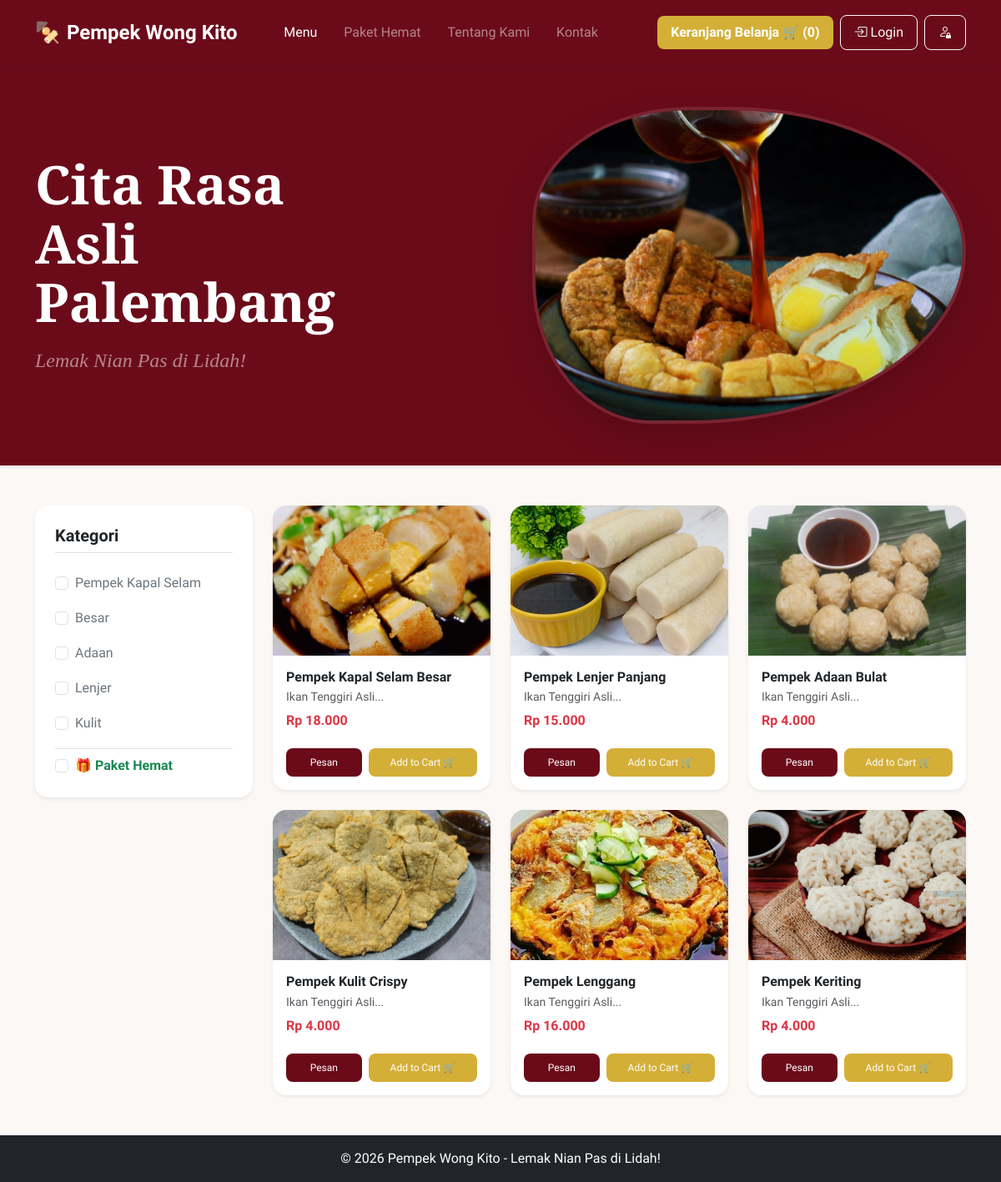
Page /Toko_Pempek/index.php on the committed database.
### tables this page shows
CREATE TABLE IF NOT EXISTS `produk` (
  `id` int(11) NOT NULL AUTO_INCREMENT,
  `nama` varchar(100) NOT NULL,
  `kategori` varchar(50) NOT NULL,
  `harga` int(11) NOT NULL,
  `deskripsi` text DEFAULT NULL,
  `foto` varchar(255) DEFAULT NULL,
  `status` enum('tersedia','habis') NOT NULL DEFAULT 'tersedia',
  `created_at` timestamp NOT NULL DEFAULT CURRENT_TIMESTAMP,
  PRIMARY KEY (`id`)
);

### Toko_Pempek/index.php (called while the page is built, shortened)
<?php
require_once 'config/database.php';
require_once 'core/Functions.php';
include 'views/templates/header.php';
include 'views/katalog.php';
include 'views/templates/footer.php';

### Toko_Pempek/core/Functions.php (called while the page is built, shortened)
<?php
function hitung_total_item() {
    $total = 0;
    return $total;
}

### Toko_Pempek/config/Database.php (called while the page is built, shortened)
<?php
$host     = getenv('DB_HOST') ?: 'db';
$username = getenv('DB_USER') ?: 'pempek_user';
$password = getenv('DB_PASS') ?: 'pempek_pass';
$database = getenv('DB_NAME') ?: 'db_pempek';
try {
    $conn = new PDO("mysql:host=$host;dbname=$database", $username, $password);
    $conn->setAttribute(PDO::ATTR_ERRMODE, PDO::ERRMODE_EXCEPTION);
} catch(PDOException $e) {
    die("Koneksi ke database MySQL gagal: " . $e->getMessage());
}
$limit = 9;
$page = isset($_GET['p']) ? max(1, intval($_GET['p'])) : 1;
$offset = ($page - 1) * $limit;
$kategori_dipilih = [];
if (!empty($kategori_dipilih)) {
    $sql = "SELECT * FROM produk WHERE ";
    $conditions = [];
    foreach ($kategori_dipilih as $key => $val) {
        $conditions[] = "(nama LIKE :kat$key OR kategori LIKE :kat$key)";
    }
    $sql .= implode(" OR ", $conditions);
    $sql .= " LIMIT :limit OFFSET :offset";
    $stmt = $conn->prepare($sql);
    foreach ($kategori_dipilih as $key => $val) {
        $stmt->bindValue(":kat$key", $val);
    }
    $stmt->bindValue(":limit", $limit, PDO::PARAM_INT);
    $stmt->bindValue(":offset", $offset, PDO::PARAM_INT);
    $stmt->execute();
    $produk_list = $stmt->fetchAll(PDO::FETCH_ASSOC);
} else {
    $stmt = $conn->prepare("SELECT * FROM produk LIMIT :limit OFFSET :offset");
    $stmt->bindValue(":limit", $limit, PDO::PARAM_INT);
    $stmt->bindValue(":offset", $offset, PDO::PARAM_INT);
    $stmt->execute();
    $produk_list = $stmt->fetchAll(PDO::FETCH_ASSOC);
}
?>

### Toko_Pempek/views/katalog.php (the view, shortened to what this page needs)
<div class="bg-maroon text-white position-relative overflow-hidden mb-5 shadow-sm" style="min-height: 480px; display: flex; align-items: center;">
    <div class="container py-5">
        <div class="row align-items-center g-5">
            <div class="col-lg-5 text-start">
                <h1 class="display-3 fw-bold mb-3 text-white" style="font-family: 'Playfair Display', serif; line-height: 1.1;">
                    Cita Rasa Asli <br><span class="text-white">Palembang</span>
                </h1>
                <p class="lead text-white-50 fs-4 mb-0" style="font-family: 'Playfair Display', serif; font-style: italic;">
                    Lemak Nian Pas di Lidah!
                </p>
            </div>
            <div class="col-lg-7 text-center text-lg-end position-relative">
                <img src="assets/banner.jpg"
                     alt="Pempek Plate"
                     class="img-fluid object-fit-cover shadow-lg border border-4 border-opacity-10 border-white"
                     style="width: 520px; height: 380px; border-radius: 40% 60% 70% 30% / 40% 50% 60% 50%;">
            </div>
        </div>
    </div>
</div>
<div class="container pb-5">
    <div class="row g-4">
        <div class="col-lg-3">
            <div class="card border-0 shadow-sm rounded-4 p-4 sticky-top" style="top: 100px;">
                <h5 class="fw-bold text-dark mb-4 pb-2 border-bottom">Kategori</h5>
                <form action="index.php" method="GET" id="filterForm">
                    <div class="d-flex flex-column gap-3">
                        <?php
                        if (!function_exists('check_active')) {
                            function check_active($value) {
                                if (isset($_GET['kat']) && is_array($_GET['kat']) && in_array($value, $_GET['kat'])) {
                                    echo 'checked';
                                }
                            }
                        }
                        ?>
                        <div class="form-check">
                            <input class="form-check-input custom-checkbox" type="checkbox" name="kat[]" value="Kapal Selam" id="kat1" <?= check_active('Kapal Selam'); ?>>
                            <label class="form-check-label text-secondary fw-medium" for="kat1">Pempek Kapal Selam</label>
                        </div>
                        <div class="form-check">
                            <input class="form-check-input custom-checkbox" type="checkbox" name="kat[]" value="Besar" id="kat2" <?= check_active('Besar'); ?>>
                            <label class="form-check-label text-secondary fw-medium" for="kat2">Besar</label>
                        </div>
                        <div class="form-check">
                            <input class="form-check-input custom-checkbox" type="checkbox" name="kat[]" value="Adaan" id="kat3" <?= check_active('Adaan'); ?>>
                            <label class="form-check-label text-secondary fw-medium" for="kat3">Adaan</label>
                        </div>
                        <div class="form-check">
                            <input class="form-check-input custom-checkbox" type="checkbox" name="kat[]" value="Lenjer" id="kat4" <?= check_active('Lenjer'); ?>>
                            <label class="form-check-label text-secondary fw-medium" for="kat4">Lenjer</label>
                        </div>
                        <div class="form-check">
                            <input class="form-check-input custom-checkbox" type="checkbox" name="kat[]" value="Kulit" id="kat5" <?= check_active('Kulit'); ?>>
                            <label class="form-check-label text-secondary fw-medium" for="kat5">Kulit</label>
                        </div>
                        <div class="form-check border-top pt-2">
                            <input class="form-check-input custom-checkbox" type="checkbox" name="kat[]" value="Paket Hemat" id="kat6" <?= check_active('Paket Hemat'); ?>>
                            <label class="form-check-label text-success fw-bold" for="kat6">🎁 Paket Hemat</label>
                        </div>
                    </div>
                </form>
            </div>
        </div>
        <div class="col-lg-9">
            <div class="row g-4">
                <?php if (empty($produk_list)): ?>
                    <div class="col-12 text-center py-5">
                        <p class="text-muted fs-5">Menu yang Anda cari tidak ditemukan 😢</p>
                    </div>
                <?php else: ?>
                    <?php foreach ($produk_list as $produk): ?>
                        <?php
                        $kategori_dipilih = isset($_GET['kat']) && is_array($_GET['kat']) ? $_GET['kat'] : [];
                        if (strpos(strtolower($produk['nama']), 'paket keluarga') !== false || strpos(strtolower($produk['nama']), 'paket hemat') !== false) {
                            if (!in_array('Paket Hemat', $kategori_dipilih)) {
                                continue;
                            }
                        }
                        $gambar_tampil = $produk['foto'];
                                                if (strpos(strtolower($produk['nama']), 'kapal selam') !== false) {
                                                    $gambar_tampil = "assets/kapal_selam.jpeg";
                                                }
                                                elseif (strpos(strtolower($produk['nama']), 'lenjer') !== false) {
                                                    $gambar_tampil = "assets/pempek_lenjer.jpg";
                                                }
                                                elseif (strpos(strtolower($produk['nama']), 'adaan') !== false) {
                                                    $gambar_tampil = "assets/pempek_adaan.jpg";
                                                }
                                                elseif (strpos(strtolower($produk['nama']), 'kulit') !== false) {
                                                    $gambar_tampil = "assets/pempek_kulit.jpg";
                                                }
                                                elseif (strpos(strtolower($produk['nama']), 'lenggang') !== false) {
                                                    $gambar_tampil = "assets/pempek_lenggang.jpg";
                                                }
                                                elseif (strpos(strtolower($produk['nama']), 'keriting') !== false) {
                                                    $gambar_tampil = "assets/pempek_keriting.jpg";
                                                }
                                                elseif (strpos(strtolower($produk['nama']), 'paket hemat') !== false || strpos(strtolower($produk['nama']), 'paket keluarga') !== false) {
                                                    $gambar_tampil = "assets/paket_hemat.jpg";
                                                }
                                                ?>
                        <div class="col-md-4 col-sm-6">
                            <div class="card h-100 border-0 shadow-sm rounded-4 overflow-hidden card-menu bg-white">
                                <div class="overflow-hidden" style="height: 180px; background-color: #f8f9fa;">
                                    <img src="<?= htmlspecialchars($gambar_tampil); ?>" class="w-100 h-100 object-fit-cover transition-img" alt="<?= htmlspecialchars($produk['nama']); ?>">
                                </div>
                                <div class="card-body p-3 d-flex flex-column justify-content-between">
                                    <div>
                                        <h6 class="fw-bold text-dark mb-1 text-truncate" title="<?= htmlspecialchars($produk['nama']); ?>">
                                            <?= htmlspecialchars($produk['nama']); ?>
                                        </h6>
                                        <p class="text-muted small text-truncate mb-2">Ikan Tenggiri Asli...</p>
                                        <h6 class="text-danger fw-bold mb-3">Rp <?= number_format($produk['harga'], 0, ',', '.'); ?></h6>
                                    </div>
                                    <div class="row g-2 mt-auto">
                                        <div class="col-5">
                                            <button class="btn btn-maroon btn-sm w-100 text-white rounded-3 py-2 fw-medium" style="font-size: 12px;" data-bs-toggle="modal" data-bs-target="#detailModal<?= $produk['id']; ?>">Pesan</button>
                                        </div>
                                        <div class="col-7">
                                            <a href="index.php?action=add&id=<?= $produk['id']; ?>" class="btn btn-gold btn-sm w-100 rounded-3 py-2 fw-medium d-flex align-items-center justify-content-center gap-1" style="font-size: 12px;">
                                                Add to Cart 🛒
                                            </a>
                                        </div>
                                    </div>
                                </div>
                            </div>
                        </div>
                    <?php endforeach; ?>
                <?php endif; ?>
            </div>
        </div>
    </div>
</div>

### Toko_Pempek/views/templates/header.php (shortened to what this page needs)
<!DOCTYPE html>
<html lang="id">
<head>
    <link href="https://cdn.jsdelivr.net/npm/bootstrap@5.3.0/dist/css/bootstrap.min.css" rel="stylesheet">
    <link href="https://cdn.jsdelivr.net/npm/bootstrap-icons@1.11.3/font/bootstrap-icons.css" rel="stylesheet">
</head>
<body class="d-flex flex-column min-vh-100">
    <nav class="navbar navbar-expand-lg navbar-dark bg-maroon py-3 sticky-top shadow-sm">
        <div class="container">
            <a class="navbar-brand d-flex align-items-center fw-bold fs-4 text-white" href="index.php">
                <span class="me-2">🍢</span> Pempek Wong Kito
            </a>
            <div class="collapse navbar-collapse" id="navbarNav">
                <ul class="navbar-nav mx-auto gap-3 text-white">
                    <li class="nav-item"><a class="nav-link text-white active fw-medium" href="index.php">Menu</a></li>
                    <li class="nav-item"><a class="nav-link text-white-50" href="index.php?kat[]=Paket+Hemat">Paket Hemat</a></li>
                    <li class="nav-item"><a class="nav-link text-white-50" href="about.php">Tentang Kami</a></li>
                    <li class="nav-item"><a class="nav-link text-white-50" href="contact.php">Kontak</a></li>
                </ul>
                <div class="ms-auto d-flex gap-2 align-items-center">
                    <a href="keranjang.php" class="btn btn-gold rounded-3 px-3 py-2 d-flex align-items-center gap-2">
                        Keranjang Belanja 🛒 (<?= hitung_total_item(); ?>)
                    </a>
                    <?php if (isset($_SESSION['user_id'])): ?>
                        <div class="dropdown">
                            <button class="btn btn-outline-light dropdown-toggle rounded-3 px-3 py-2" type="button" data-bs-toggle="dropdown">
                                <i class="bi bi-person-circle me-1"></i> <?= htmlspecialchars($_SESSION['user_nama']) ?>
                            </button>
                            <ul class="dropdown-menu dropdown-menu-end shadow border-0 mt-2">
                                <li><a class="dropdown-item py-2" href="logout.php"><i class="bi bi-box-arrow-right me-2 text-danger"></i>Logout</a></li>
                            </ul>
                        </div>
                    <?php else: ?>
                        <a href="login.php" class="btn btn-outline-light rounded-3 px-3 py-2">
                            <i class="bi bi-box-arrow-in-right"></i> Login
                        </a>
                    <?php endif; ?>
                    <a href="admin/index.php" class="btn btn-outline-light rounded-3 px-3 py-2" title="Admin Panel">
                        <i class="bi bi-person-lock"></i>
                    </a>
                </div>
            </div>
        </div>
    </nav>

### Toko_Pempek/views/templates/footer.php (shortened to what this page needs)
<footer class="footer mt-auto py-3 bg-dark text-white text-center">
        <div class="container">
            <span>&copy; <?= date('Y'); ?> Pempek Wong Kito - Lemak Nian Pas di Lidah!</span>
        </div>
    </footer>
</body>
</html>

### Toko_Pempek/views/templates/header.php (style rules this page uses)
body { font-family: 'Plus Jakarta Sans', sans-serif; background-color: #fcf8f5; }
.bg-maroon { background-color: #6b0b1a !important; }
.btn-gold { background-color: #f1b815; color: #000; font-weight: bold; border: none; }

### Toko_Pempek/views/katalog.php (style rules this page uses)
.btn-maroon { background-color: #6b0b1a; border: none; }
.btn-gold { background-color: #d4af37; color: #fff; border: none; }
.card-menu { transition: transform 0.25s ease, box-shadow 0.25s ease; }
.transition-img { transition: transform 0.4s ease; }

### rows in the picture
produk: shows a picture, nama "Pempek Kapal Selam Besar", harga "18.000"
produk: shows a picture, nama "Pempek Lenjer Panjang", harga "15.000"
produk: shows a picture, nama "Pempek Adaan Bulat", harga "4.000"
produk: shows a picture, nama "Pempek Kulit Crispy", harga "4.000"
produk: shows a picture, nama "Pempek Lenggang", harga "16.000"
produk: shows a picture, nama "Pempek Keriting", harga "4.000"

### other values in the picture
hitung_total_item() "0"
